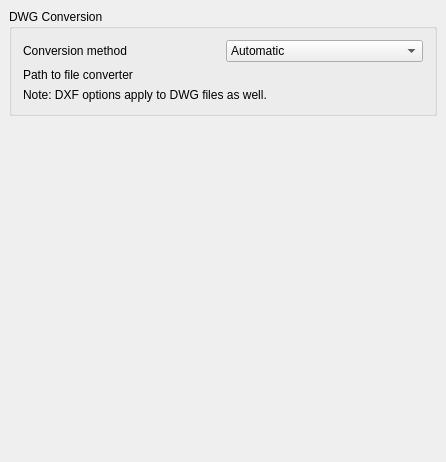
<?xml version="1.0" encoding="UTF-8"?>
<ui version="4.0">
 <class>Gui::Dialog::DlgSettingsDraft</class>
 <widget class="QWidget" name="Gui::Dialog::DlgSettingsDraft">
  <property name="geometry">
   <rect>
    <x>0</x>
    <y>0</y>
    <width>446</width>
    <height>462</height>
   </rect>
  </property>
  <property name="windowTitle">
   <string>DWG</string>
  </property>
  <layout class="QVBoxLayout">
   <property name="spacing">
    <number>6</number>
   </property>
   <property name="margin">
    <number>9</number>
   </property>
   <item>
    <widget class="QGroupBox" name="groupBox">
     <property name="title">
      <string>DWG Conversion</string>
     </property>
     <layout class="QVBoxLayout" name="verticalLayout">
      <item>
       <layout class="QHBoxLayout" name="horizontalLayout">
        <item>
         <widget class="QLabel" name="label_2">
          <property name="text">
           <string>Conversion method</string>
          </property>
         </widget>
        </item>
        <item>
         <widget class="Gui::PrefComboBox" name="comboBox">
          <property name="toolTip">
           <string>This is the method CivilCvCAD will use to convert DWG files to DXF. If "Automatic" is chosen, CivilCvCAD will try to find one of the following converters in the same order as they are shown here. If CivilCvCAD is unable to find any, you might need to choose a specific converter and indicate its path here under. Choose the "dwg2dxf" utility if using LibreDWG, "ODAFileConverter" if using the ODA file converter, or the "dwg2dwg" utility if using the pro version of QCAD.</string>
          </property>
          <property name="prefEntry" stdset="0">
           <cstring>DWGConversion</cstring>
          </property>
          <property name="prefPath" stdset="0">
           <cstring>Mod/Draft</cstring>
          </property>
          <item>
           <property name="text">
            <string>Automatic</string>
           </property>
          </item>
          <item>
           <property name="text">
            <string>LibreDWG</string>
           </property>
          </item>
          <item>
           <property name="text">
            <string>ODA Converter</string>
           </property>
          </item>
          <item>
           <property name="text">
            <string>QCAD pro</string>
           </property>
          </item>
         </widget>
        </item>
       </layout>
      </item>
      <item>
       <layout class="QHBoxLayout" name="horizontalLayout_4">
        <item>
         <widget class="QLabel" name="label_4">
          <property name="text">
           <string>Path to file converter</string>
          </property>
         </widget>
        </item>
        <item>
         <widget class="Gui::PrefFileChooser" name="gui::preffilechooser_2">
          <property name="toolTip">
           <string>The path to your DWG file converter executable</string>
          </property>
          <property name="prefEntry" stdset="0">
           <cstring>TeighaFileConverter</cstring>
          </property>
          <property name="prefPath" stdset="0">
           <cstring>Mod/Draft</cstring>
          </property>
         </widget>
        </item>
       </layout>
      </item>
      <item>
       <widget class="QLabel" name="label">
        <property name="text">
         <string>Note: DXF options apply to DWG files as well.</string>
        </property>
        <property name="wordWrap">
         <bool>true</bool>
        </property>
       </widget>
      </item>
     </layout>
    </widget>
   </item>
   <item>
    <spacer name="verticalSpacer">
     <property name="orientation">
      <enum>Qt::Vertical</enum>
     </property>
     <property name="sizeHint" stdset="0">
      <size>
       <width>20</width>
       <height>40</height>
      </size>
     </property>
    </spacer>
   </item>
  </layout>
 </widget>
 <layoutdefault spacing="6" margin="11"/>
 <customwidgets>
  <customwidget>
   <class>Gui::FileChooser</class>
   <extends>QWidget</extends>
   <header>Gui/FileDialog.h</header>
  </customwidget>
  <customwidget>
   <class>Gui::PrefFileChooser</class>
   <extends>Gui::FileChooser</extends>
   <header>Gui/PrefWidgets.h</header>
  </customwidget>
  <customwidget>
   <class>Gui::PrefComboBox</class>
   <extends>QComboBox</extends>
   <header>Gui/PrefWidgets.h</header>
  </customwidget>
 </customwidgets>
 <resources/>
 <connections/>
</ui>
